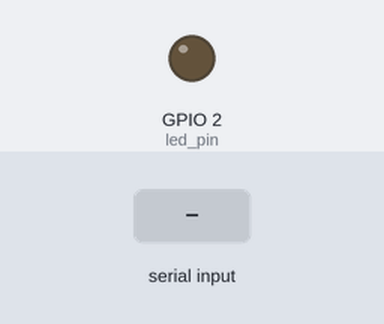
A sketch run on a simulated ESP32. On the bench: output pins drawn as LEDs (lit = HIGH). Inputs (shaded band) come from the test bench. What the sketch prints to the serial monitor is not drawn.

Above: at 2.8 s.
2.9 s: byte 30 received over Serial
At 3.8 s:
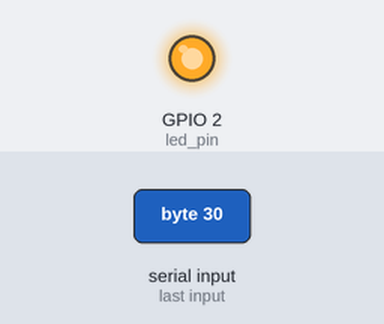
4.4 s: byte 90 received over Serial
5.9 s: byte 120 received over Serial
At 12.3 s:
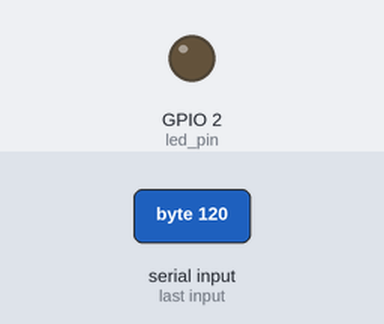
Timing chart, 0 to 13.4 s (numbered marks = the images above; inputs shaded):
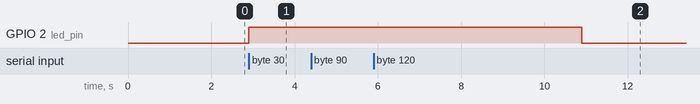

Measured:
- after the input at 2.9 s, GPIO 2 (led_pin): LOW → HIGH at once
- after the input at 4.4 s, every drawn part: stays the same
- after the input at 5.9 s, GPIO 2 (led_pin): HIGH → LOW after 5.0 s instead of 3.5 s

The sketch:

Software_Timers.ino
```cpp
//To use only one core
#if CONFIG_FREERTOS_UNICORE
static const BaseType_t app_cpu = 0;
#else
static const BaseType_t app_cpu = 1;
#endif


//Settings
static const uint8_t buf_len = 255;

//Pins
static const int  LED_BUILTIN = 2;
static const int led_pin = LED_BUILTIN;

//Globals
static TimerHandle_t dim_timer = NULL;


//*****************************************************************************
// Callbacks

void dim_Callback (TimerHandle_t xTimer){
  digitalWrite(led_pin, LOW);
}


//*****************************************************************************
// Tasks
void serial_Port(void *parameter){
  char c;


  while(1){
    if (Serial.available() > 0) {
        c = Serial.read();
        Serial.print(c);
        digitalWrite(led_pin, HIGH);

        xTimerStart(dim_timer, portMAX_DELAY);
    }
  }
}


void setup() {
  pinMode(led_pin, OUTPUT);
  Serial.begin(300);
  vTaskDelay(1000/portTICK_PERIOD_MS);
  Serial.println("WELCOMEEEEEEE");
  vTaskDelay(1000/portTICK_PERIOD_MS);


  xTaskCreatePinnedToCore(serial_Port,
                          "Serial Port",
                          1024,
                          NULL,
                          1,
                          NULL,
                          app_cpu);

  dim_timer = xTimerCreate(
                            "Dim Timer",                    // Name of timer
                            5000 / portTICK_PERIOD_MS,      // Period of timer (in ticks)
                            pdFALSE,                        // Auto-reload
                            (void *)0,                      // Timer ID
                            dim_Callback);                  //Callback function

  vTaskDelete(NULL);
}

void loop() {

}
```
